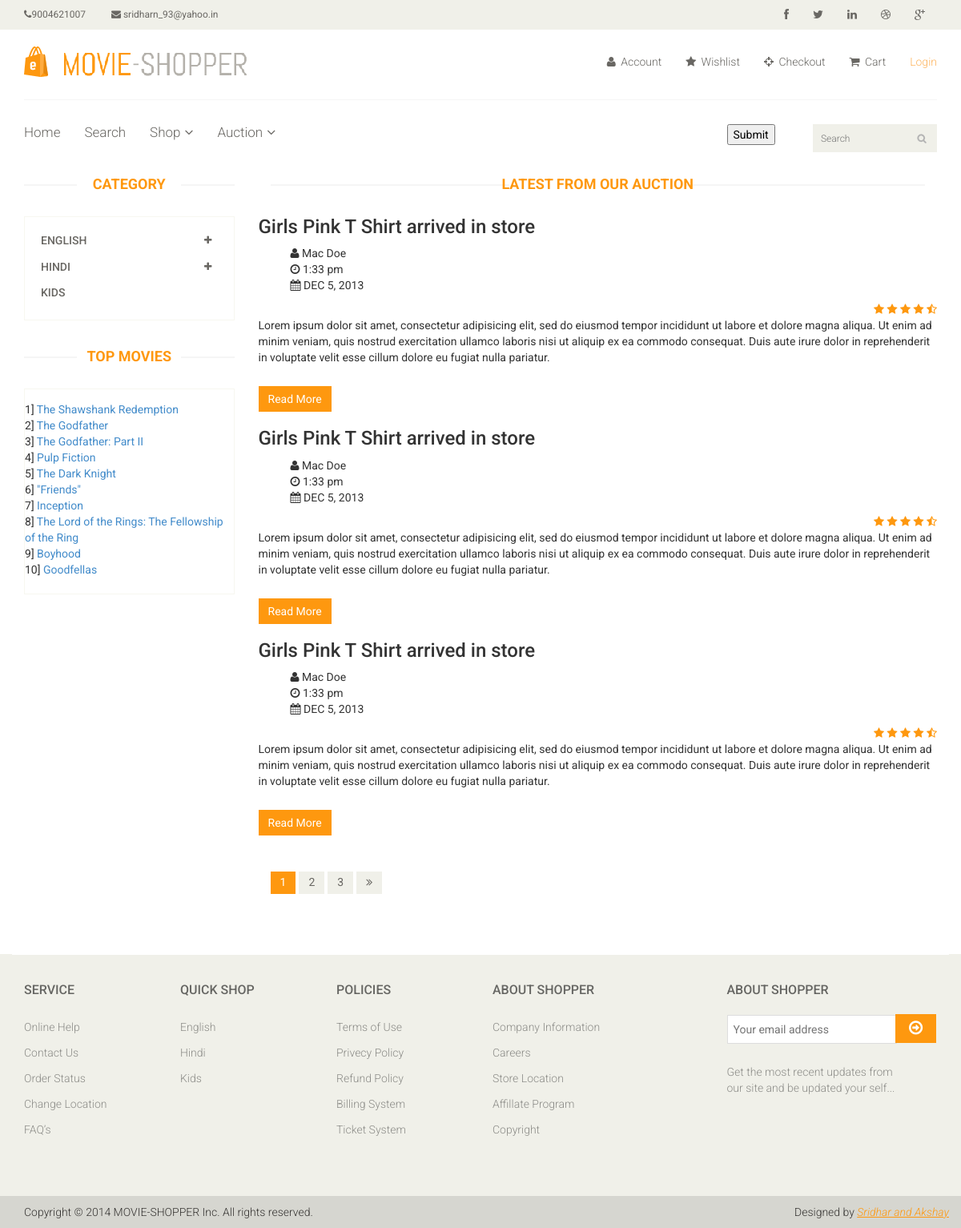
Screenshot of /blog.php with the database file from the repository.
### tables this page shows
CREATE TABLE IF NOT EXISTS `movie` (
  `id` int(5) NOT NULL AUTO_INCREMENT,
  `movie_imdb_id` varchar(15) NOT NULL,
  `movie_url` varchar(100) NOT NULL,
  `movie_title` varchar(100) NOT NULL,
  `movie_year` int(4) NOT NULL,
  `movie_rating` float NOT NULL,
  `movie_release` varchar(20) NOT NULL,
  `movie_plot` varchar(500) NOT NULL,
  `movie_poster` varchar(500) NOT NULL,
  `runtime` int(3) NOT NULL,
  `cost` int(4) NOT NULL,
  `genre` varchar(100) NOT NULL,
  PRIMARY KEY (`id`),
  UNIQUE KEY `movie_imdb_id` (`movie_imdb_id`)
);

### leftbar.php (the view, shortened to what this page needs)
<div class="col-sm-3">
					<div class="left-sidebar">
						<h2>Category</h2>
						<div class="panel-group category-products" id="accordian">
							<div class="panel panel-default">
								<div class="panel-heading">
									<h4 class="panel-title">
										<a data-toggle="collapse" data-parent="#accordian" href="#sportswear">
											<span class="badge pull-right"><i class="fa fa-plus"></i></span>
											English
										</a>
									</h4>
								</div>
							</div>
							<div class="panel panel-default">
								<div class="panel-heading">
									<h4 class="panel-title">
										<a data-toggle="collapse" data-parent="#accordian" href="#mens">
											<span class="badge pull-right"><i class="fa fa-plus"></i></span>
											Hindi
										</a>
									</h4>
								</div>
							</div>
							<div class="panel panel-default">
								<div class="panel-heading">
									<h4 class="panel-title"><a href="#">Kids</a></h4>
								</div>
							</div>
						</div>
						<div class="brands_products">
							<h2>Top Movies</h2>
							<div class="brands-name">
								<ul class="nav nav-pills nav-stacked">
								<?php
								$con=mysql_connect("localhost","root","") or die("not connected");
								$result=mysql_query("select * from movie ORDER BY movie_rating DESC",$con);
								$count=0;
								while($row=mysql_fetch_array($result))
								{
								if($count<10)
								{
								$count++;
								print $count.'] <a href="'.$row['movie_url'].'">'.$row['movie_title'].'</a><br>';
								}
								}
								?>
								</ul>
							</div>
						</div>
					</div>
				</div>

### blog.php (shortened to what this page needs)
<!DOCTYPE html>
<html lang="en">
<head>
    <link href="css/bootstrap.min.css" rel="stylesheet">
    <link href="css/font-awesome.min.css" rel="stylesheet">
    <link href="css/prettyPhoto.css" rel="stylesheet">
    <link href="css/price-range.css" rel="stylesheet">
    <link href="css/animate.css" rel="stylesheet">
	<link href="css/main.css" rel="stylesheet">
	<link href="css/responsive.css" rel="stylesheet">
</head>
<?php include 'header.php';?>
	<section>
		<div class="container">
			<div class="row">
				<?php include 'leftbar.php'?>
				<div class="col-sm-9">
					<div class="auction-post-area">
						<h2 class="title text-center">Latest From our auction</h2>
						<div class="single-auction-post">
							<h3>Girls Pink T Shirt arrived in store</h3>
							<div class="post-meta">
								<ul>
									<li><i class="fa fa-user"></i> Mac Doe</li>
									<li><i class="fa fa-clock-o"></i> 1:33 pm</li>
									<li><i class="fa fa-calendar"></i> DEC 5, 2013</li>
								</ul>
								<span>
										<i class="fa fa-star"></i>
										<i class="fa fa-star"></i>
										<i class="fa fa-star"></i>
										<i class="fa fa-star"></i>
										<i class="fa fa-star-half-o"></i>
								</span>
							</div>
							<p>Lorem ipsum dolor sit amet, consectetur adipisicing elit, sed do eiusmod tempor incididunt ut labore et dolore magna aliqua. Ut enim ad minim veniam, quis nostrud exercitation ullamco laboris nisi ut aliquip ex ea commodo consequat. Duis aute irure dolor in reprehenderit in voluptate velit esse cillum dolore eu fugiat nulla pariatur.</p>
							<a  class="btn btn-primary" href="">Read More</a>
						</div>
						<div class="single-auction-post">
							<h3>Girls Pink T Shirt arrived in store</h3>
							<div class="post-meta">
								<ul>
									<li><i class="fa fa-user"></i> Mac Doe</li>
									<li><i class="fa fa-clock-o"></i> 1:33 pm</li>
									<li><i class="fa fa-calendar"></i> DEC 5, 2013</li>
								</ul>
								<span>
									<i class="fa fa-star"></i>
									<i class="fa fa-star"></i>
									<i class="fa fa-star"></i>
									<i class="fa fa-star"></i>
									<i class="fa fa-star-half-o"></i>
								</span>
							</div>
							<p>Lorem ipsum dolor sit amet, consectetur adipisicing elit, sed do eiusmod tempor incididunt ut labore et dolore magna aliqua. Ut enim ad minim veniam, quis nostrud exercitation ullamco laboris nisi ut aliquip ex ea commodo consequat. Duis aute irure dolor in reprehenderit in voluptate velit esse cillum dolore eu fugiat nulla pariatur.</p>
							<a  class="btn btn-primary" href="">Read More</a>
						</div>
						<div class="single-auction-post">
							<h3>Girls Pink T Shirt arrived in store</h3>
							<div class="post-meta">
								<ul>
									<li><i class="fa fa-user"></i> Mac Doe</li>
									<li><i class="fa fa-clock-o"></i> 1:33 pm</li>
									<li><i class="fa fa-calendar"></i> DEC 5, 2013</li>
								</ul>
								<span>
									<i class="fa fa-star"></i>
									<i class="fa fa-star"></i>
									<i class="fa fa-star"></i>
									<i class="fa fa-star"></i>
									<i class="fa fa-star-half-o"></i>
								</span>
							</div>
							<p>Lorem ipsum dolor sit amet, consectetur adipisicing elit, sed do eiusmod tempor incididunt ut labore et dolore magna aliqua. Ut enim ad minim veniam, quis nostrud exercitation ullamco laboris nisi ut aliquip ex ea commodo consequat. Duis aute irure dolor in reprehenderit in voluptate velit esse cillum dolore eu fugiat nulla pariatur.</p>
							<a  class="btn btn-primary" href="">Read More</a>
						</div>
						<div class="pagination-area">
							<ul class="pagination">
								<li><a href="" class="active">1</a></li>
								<li><a href="">2</a></li>
								<li><a href="">3</a></li>
								<li><a href=""><i class="fa fa-angle-double-right"></i></a></li>
							</ul>
						</div>
					</div>
				</div>
			</div>
		</div>
	</section>
		<?php include 'footer.php';?>
</body>
</html>

### header.php (shortened to what this page needs)
<body>
	<header id="header">
		<div class="header_top">
			<div class="container">
				<div class="row">
					<div class="col-sm-6">
						<div class="contactinfo">
							<ul class="nav nav-pills">
								<li><a href=""><i class="fa fa-phone"></i>9004621007</a></li>
								<li><a href=""><i class="fa fa-envelope"></i> sridharn_93@yahoo.in</a></li>
							</ul>
						</div>
					</div>
					<div class="col-sm-6">
						<div class="social-icons pull-right">
							<ul class="nav navbar-nav">
								<li><a href="https://www.facebook.com/sridharn.93"><i class="fa fa-facebook"></i></a></li>
								<li><a href=""><i class="fa fa-twitter"></i></a></li>
								<li><a href=""><i class="fa fa-linkedin"></i></a></li>
								<li><a href=""><i class="fa fa-dribbble"></i></a></li>
								<li><a href=""><i class="fa fa-google-plus"></i></a></li>
							</ul>
						</div>
					</div>
				</div>
			</div>
		</div>
		<div class="header-middle">
			<div class="container">
				<div class="row">
					<div class="col-sm-4">
						<div class="logo pull-left">
							<a href="index.php"><img src="images/home/logo.png" alt="" /></a>
						</div>
											</div>
					<div class="col-sm-8">
						<div class="shop-menu pull-right">
							<ul class="nav navbar-nav">
								<li><a href=""><i class="fa fa-user"></i> Account</a></li>
								<li><a href=""><i class="fa fa-star"></i> Wishlist</a></li>
								<li><a href="checkout.php"><i class="fa fa-crosshairs"></i> Checkout</a></li>
								<li><a href=""><i class="fa fa-shopping-cart"></i> Cart</a></li>
								<?php
								if(isset($_SESSION['LoggedIn']))
								{
								if($_SESSION['LoggedIn']=='True')
								echo '<li><a href="LogoutHandler.php" class="active">Logout</a></li>';
								}else
								{
								echo '<li><a href="login.php" class="active">Login</a></li>';
								}
								?>
							</ul>
						</div>
					</div>
				</div>
			</div>
		</div>
		<div class="header-bottom">
			<div class="container">
				<div class="row">
					<div class="col-sm-9">
						<div class="mainmenu pull-left">
							<ul class="nav navbar-nav collapse navbar-collapse">
								<li><a href="index.php">Home</a></li>
								<li><a href="search.php">Search</a></li>
								<li class="dropdown"><a href="#">Shop<i class="fa fa-angle-down"></i></a>
                                </li>
								<li class="dropdown"><a href="#">Auction<i class="fa fa-angle-down"></i></a>
                                </li>
							</ul>
						</div>
					</div>
					<div class="col-sm-3">
						<div class="search_box pull-right">
							<form name='restform' method="POST">
							<input type="text" name="name" placeholder="Search"/>
						</div>
						<input type="submit"  name="submit">
											</div>
				</div>
			</div>
		</div>
	</header>

### footer.php (shortened to what this page needs)
	<footer id="footer">
		<div class="footer-widget">
			<div class="container">
				<div class="row">
					<div class="col-sm-2">
						<div class="single-widget">
							<h2>Service</h2>
							<ul class="nav nav-pills nav-stacked">
								<li><a href="">Online Help</a></li>
								<li><a href="">Contact Us</a></li>
								<li><a href="">Order Status</a></li>
								<li><a href="">Change Location</a></li>
								<li><a href="">FAQ’s</a></li>
							</ul>
						</div>
					</div>
					<div class="col-sm-2">
						<div class="single-widget">
							<h2>Quick Shop</h2>
							<ul class="nav nav-pills nav-stacked">
								<li><a href="">English</a></li>
								<li><a href="">Hindi</a></li>
								<li><a href="">Kids</a></li>
								</ul>
						</div>
					</div>
					<div class="col-sm-2">
						<div class="single-widget">
							<h2>Policies</h2>
							<ul class="nav nav-pills nav-stacked">
								<li><a href="">Terms of Use</a></li>
								<li><a href="">Privecy Policy</a></li>
								<li><a href="">Refund Policy</a></li>
								<li><a href="">Billing System</a></li>
								<li><a href="">Ticket System</a></li>
							</ul>
						</div>
					</div>
					<div class="col-sm-2">
						<div class="single-widget">
							<h2>About Shopper</h2>
							<ul class="nav nav-pills nav-stacked">
								<li><a href="">Company Information</a></li>
								<li><a href="">Careers</a></li>
								<li><a href="">Store Location</a></li>
								<li><a href="">Affillate Program</a></li>
								<li><a href="">Copyright</a></li>
							</ul>
						</div>
					</div>
					<div class="col-sm-3 col-sm-offset-1">
						<div class="single-widget">
							<h2>About Shopper</h2>
							<form action="#" class="searchform">
								<input type="text" placeholder="Your email address" />
								<button type="submit" class="btn btn-default"><i class="fa fa-arrow-circle-o-right"></i></button>
								<p>Get the most recent updates from <br />our site and be updated your self...</p>
							</form>
						</div>
					</div>
				</div>
			</div>
		</div>
		<div class="footer-bottom">
			<div class="container">
				<div class="row">
					<p class="pull-left">Copyright &copy 2014 MOVIE-SHOPPER Inc. All rights reserved.</p>
					<p class="pull-right">Designed by <span><a target="_blank" href="http://www.themeum.com">Sridhar and Akshay</a></span></p>
				</div>
			</div>
		</div>
	</footer>
</body>
</html>

### rows the page displays
movie: movie_title "The Shawshank Redemption"
movie: movie_title "The Godfather"
movie: movie_title "The Godfather: Part II"
movie: movie_title "Pulp Fiction"
movie: movie_title "The Dark Knight"
movie: movie_title "\"Friends\""
movie: movie_title "Inception"
movie: movie_title "The Lord of the Rings: The Fellowship of the Ring"
movie: movie_title "Boyhood"
movie: movie_title "Goodfellas"
